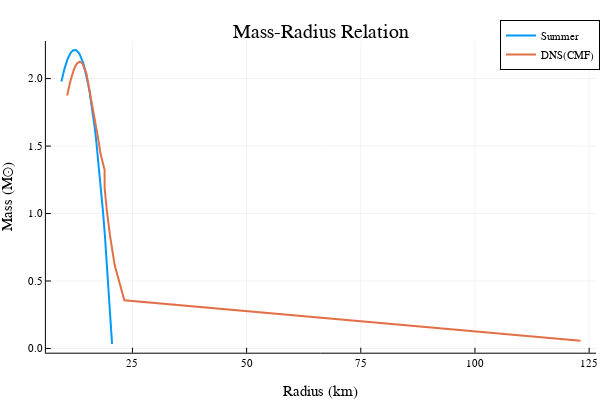

Notebook code for this chart:
### Code cell
ρ₀ = collect(1.0e-5:1.0e-4:1.0e-2);
x_interval = [0.0 2.683985562445732e-10; 2.683985562445732e-10 0.001387090243627891; 0.001387090243627891 0.0014224520180366636; 0.0014224520180366636 0.003935205491747961; 0.003935205491747961 0.01783099866626234];
y_interval = [0.0 0.0003043663708371769; 0.0003043663708371769 0.34006522767154; 0.34006522767154 0.33222981114647837; 0.33222981114647837 0.500866829421404; 0.500866829421404 0.6223683933290903];
M,R = make_TOV_sequence(ρ₀, piece_wise_linear_csound, [x_interval, y_interval])


@time begin
    ρ₀ = collect(1.0e-5:1.0e-4:1.0e-2);
    M,R = make_TOV_sequence(ρ₀, piece_wise_linear_csound, [x_interval, y_interval])
    plotlyjs()
    plot!(R.*1.482, M, label = "DNS(CMF)", xlabel = "Radius (km)", ylabel = "Mass (M⊙)", title = "Mass-Radius Relation", linewidth = 2)
end
